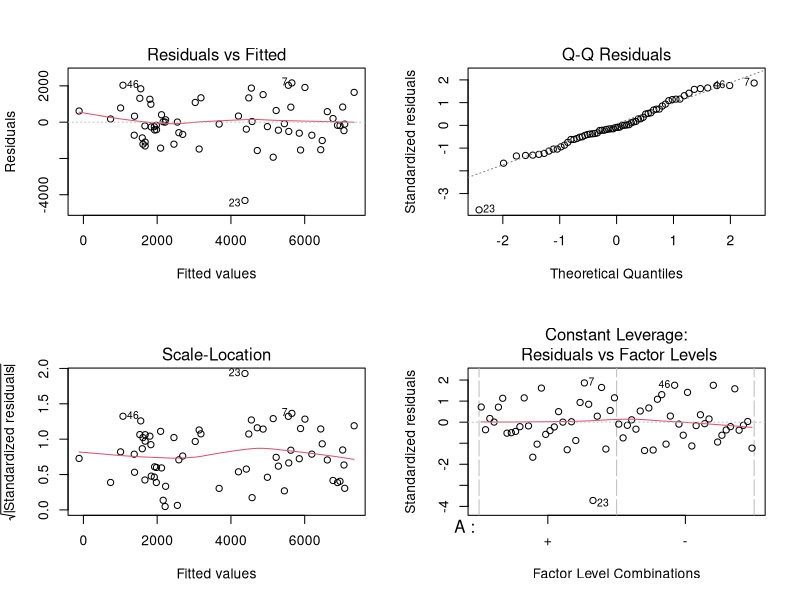

The R script that drew this image:
## ---- chunk 1
knitr::opts_chunk$set(echo = TRUE, eval = TRUE, comment = "#>", warning = FALSE, message=FALSE)
## ---- chunk 2
# importing packages
# require(FrF2)
## ---- chunk 3

results <- c(7863,6977,6597,8982,5056,4352,7814,5472,6450,4031,4915,5365,3213,4540,7917,
             4842,6968,6717,7192,6767,5821,6387,064,4742,5246,3150,5463,7588,6430,3573,
             5867,4608,1564,728,1574,362,1673,3063,2816,1500,2845,496,2184,911,1241,
             3107,1657,1803,2552,2358,2218,2527,1460,403,1714,3391,2006,1789,4118,
             577,2018,658,4528,662)

results

length(results)
?gl

ExperimentDesign <- expand.grid(A = gl(2, 1, labels = c("+", "-")),
                           B = gl(2, 1, labels = c("+", "-")),
                           C = gl(2, 1, labels = c("+", "-")),
                           D = gl(2, 1, labels = c("+", "-")),
                           E = gl(2, 1, labels = c("+", "-")),
                           FF = gl(2, 1, labels = c("+", "-"))) # FALSE IS RESERVED


# colnames(ExperimentDesign) <- c("Bright", "Coffee", "Music", "Seating", "Surroundings", "Device")


#View(ExperimentDesign)
ExperimentDesign

#print(FrF2(nruns=2^4,nfactors=4, randomize=FALSE))
# Must set default.levels = c(1, -1)

#plan = FrF2(nruns = 2^6, nfactors=6, randomize=FALSE)
#plan <- add.response(plan, results)

attach(ExperimentDesign)
fit <- lm(results~(A+B+C+D+E+FF)^2, data=ExperimentDesign)
summary(fit)

# Check of model assumptions.
par(mfrow=c(2,2))
plot(fit) 
